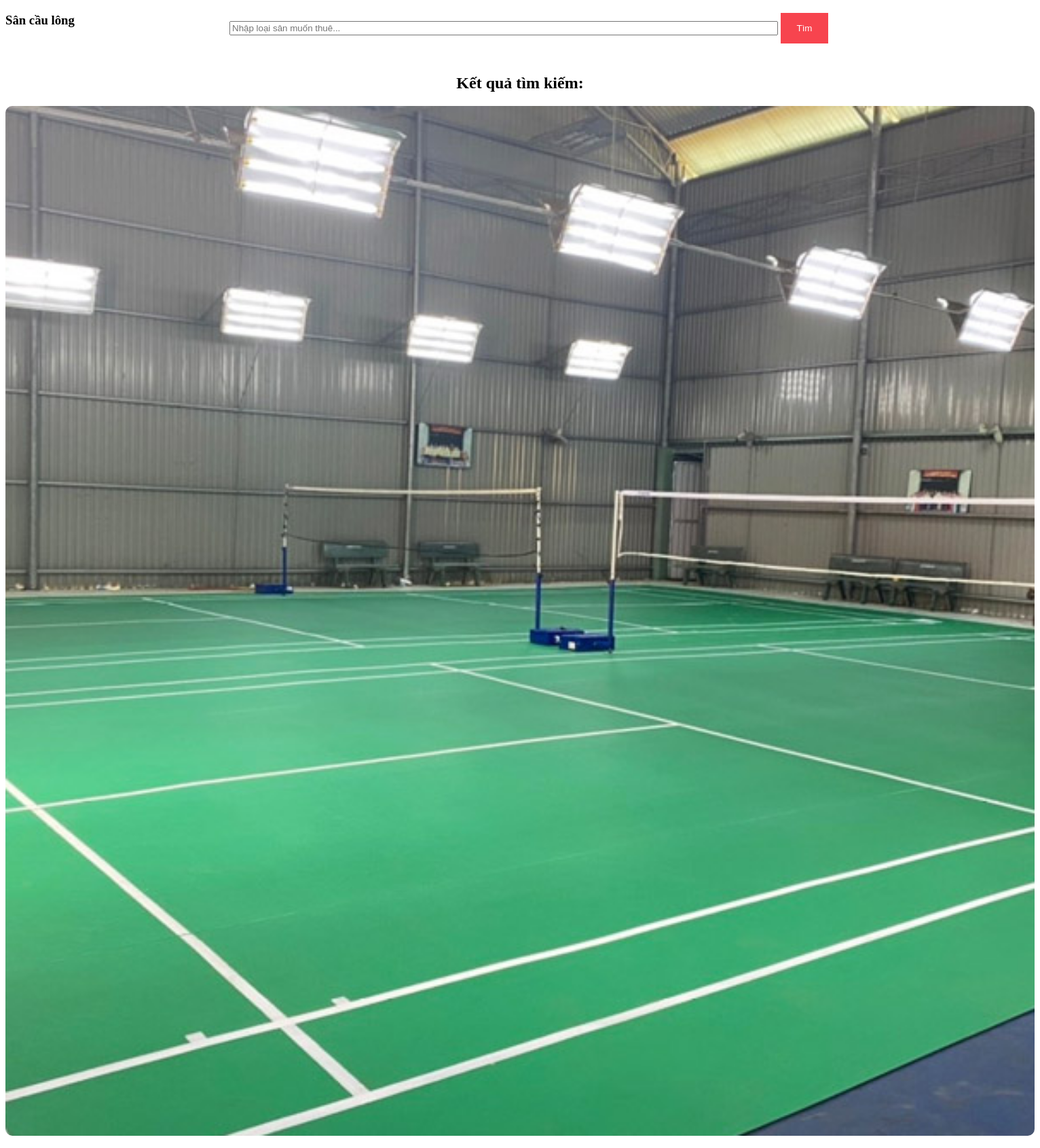
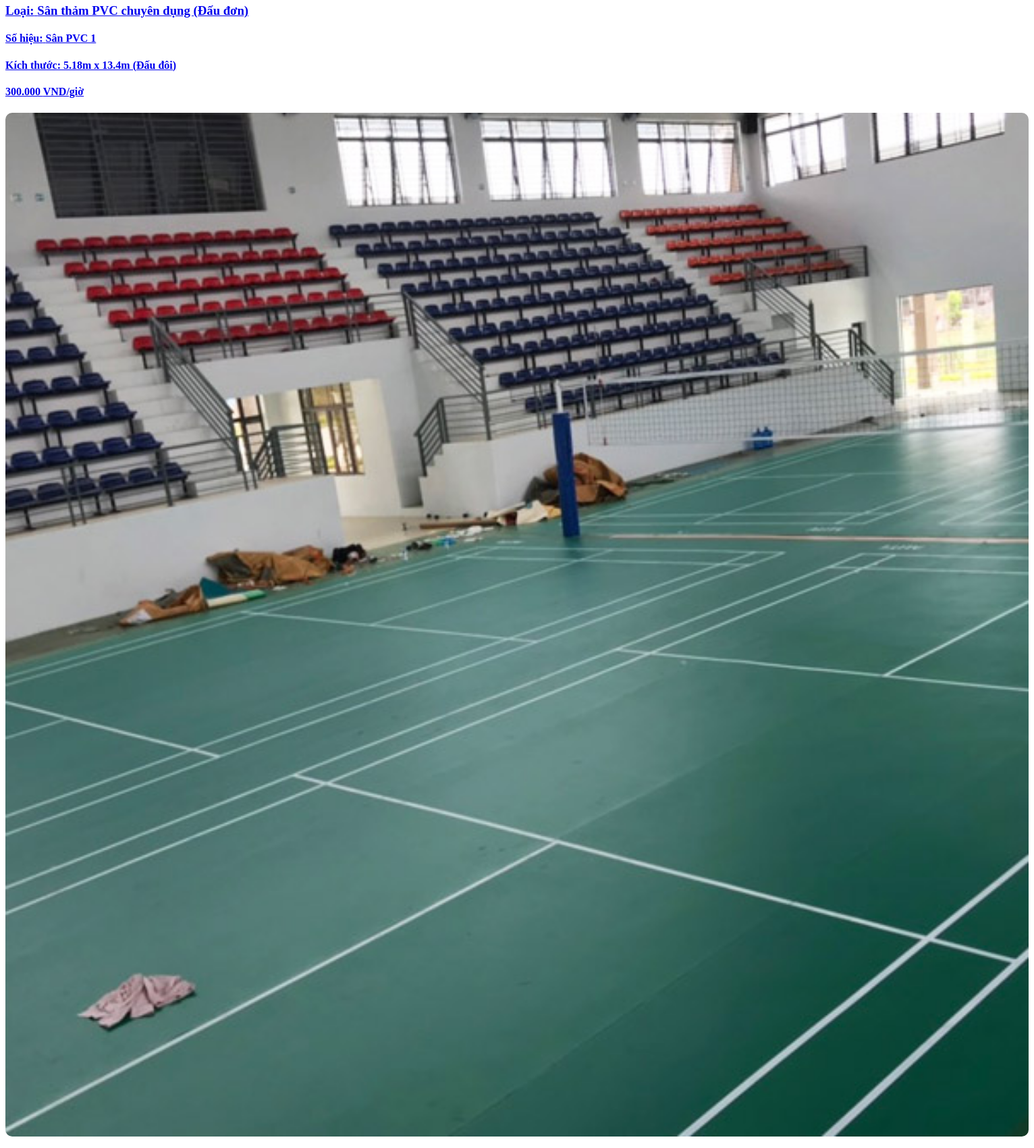
Page /page/search/index.php (upper part) on the committed database (2 pictures, top to bottom).
### tables this page shows
CREATE TABLE `loaisan` (
  `maLoai` int(10) UNSIGNED NOT NULL,
  `tenLoai` varchar(250) NOT NULL,
  `moTa` text NOT NULL,
  `tongSoLuong` int(11) NOT NULL
);

CREATE TABLE `san` (
  `maSan` int(10) UNSIGNED NOT NULL,
  `tenSan` varchar(250) NOT NULL,
  `giaThue` varchar(250) NOT NULL,
  `moTa` text NOT NULL,
  `kichThuoc` varchar(250) NOT NULL,
  `tinhTrang` varchar(250) NOT NULL,
  `hinhAnh` varchar(250) NOT NULL,
  `maLoai` int(11) NOT NULL
);

### page/search/index.php (the view, shortened to what this page needs)
<!DOCTYPE html>
<html>
      <section class="inner_page_head">
         <div class="container_fuild">
            <div class="row">
               <div class="col-md-12">
                  <div class="full">
                     <h3>Sân cầu lông</h3>
                  </div>
               </div>
            </div>
         </div>
      </section>
      <section class="product_section layout_padding">
      <form method="POST">
         <div class="row" style="position: relative; left: 330px; top: -40px">
            <input type="text" placeholder="Nhập loại sân muốn thuê..." name="searchInput" style="width: 800px;">
            <button style="width: 70px; height: 45px; border: 0; background-color: #f7444e; color: white" id="search"
               name="searchBtn">Tìm</button>
         </div>
      </form>
      <div class="untree_co-section product-section before-footer-section">
         <div class="container">
         <div class="row">
               <?php
               $conn = mysqli_connect("localhost", "huy", "123456", "cnmoi");
               $search = $_GET['search'];
               $results_per_page = 4;
               $sanpham = isset($_GET['sanpham']) ? (int)$_GET['sanpham'] : 1;
               if ($conn) {
                  $page_first_result = ($sanpham - 1) * $results_per_page;
                  $str = "SELECT * FROM loaisan l JOIN san s ON l.maLoai = s.maLoai WHERE tenLoai like '%$search%' LIMIT $page_first_result, $results_per_page";
                  $result = $conn->query($str);
                  if (mysqli_num_rows($result) > 0) {
                     echo "<h1 align='center' style ='margin-top: 5px;'>Kết quả tìm kiếm: $search</h1>";
                     echo "<div class='mt-4 row'>";
                     while ($row = mysqli_fetch_assoc($result)) {
                           $gia = number_format($row['giaThue'], 0, '.', '.');
                           echo "<div class='col-12 col-md-4 col-lg-3 mb-5'>
                              <a href='index.php?productdetails={$row['maSan']}'>
                                 <div class='product-item equal-height'>
                                    <img src='layout/images/{$row['hinhAnh']}' style='width: 100%; aspect-ratio: 1/1; object-fit: cover; border-radius: 10px;' class='img-fluid product-thumbnail'>
                                    <div class='product-content'>
                                       <h3 class='product-title'><b>Loại:</b> {$row['tenLoai']}</h3>
                                       <h4 class='product-title'><b>Số hiệu:</b> {$row['tenSan']}</h4>
                                       <h4 class='product-title'><b>Kích thước:</b> {$row['kichThuoc']}</h4>
                                       <strong class='product-price'>{$gia} VND/giờ</strong>
                                    </div>
                                    <span class='icon-cross'>
                                       <img src='layout/images/cross.svg' class='img-fluid'>
                                    </span>
                                 </div>
                              </a>
                           </div>";
                     }
                     echo "</div>";
                        }
               }
               ?>
            </div>
         </div>
      </div>
      </section>
   </body>
</html>

### rows in the picture
loaisan: san.hinhAnh (picture), tenLoai "Sân thảm PVC chuyên dụng (Đấu đơn)", san.tenSan "Sân PVC 1", san.kichThuoc "5.18m x 13.4m (Đấu đôi)", san.giaThue "300.000"
loaisan: san.hinhAnh (picture)
